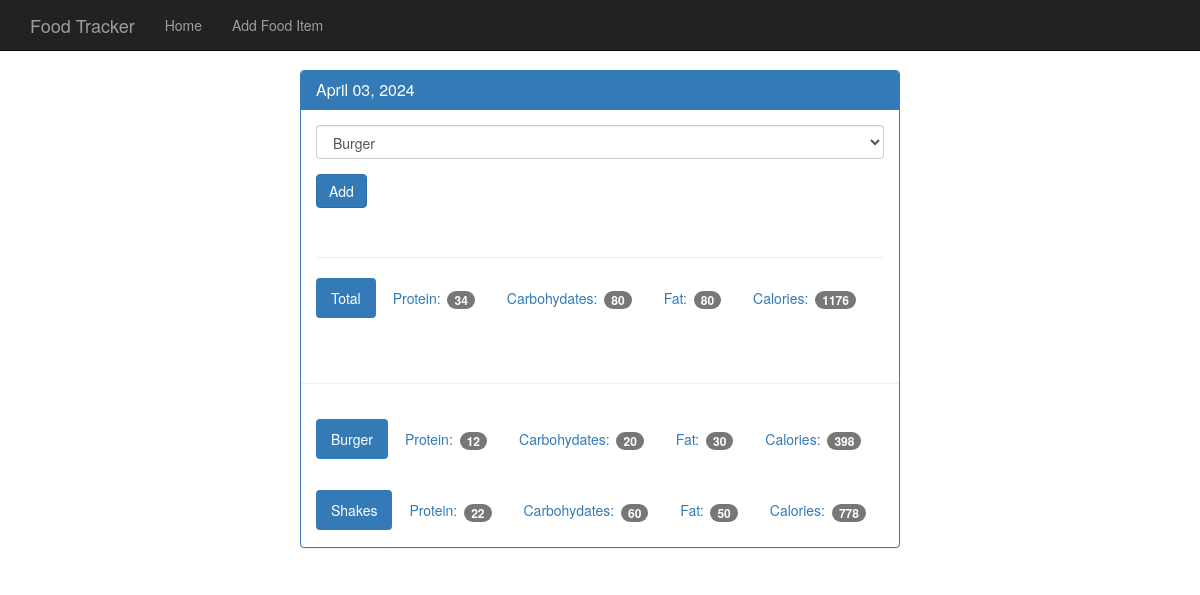
/view/20240403, run on the app's committed database.
### tables this page shows
CREATE TABLE food(
    id integer primary key autoincrement,
    name text not null ,
    protein integer not null ,
    carbohydrates integer not null ,
    fat integer not null ,
    calories integer not null
);

### app.py (the view)
@app.route('/view/<date>', methods=['POST', 'GET'])
def view(date):
    db = get_db()
    cur = db.execute('select id, entry_date from log_date where entry_date = ?', [date])
    date_result = cur.fetchone()
    if request.method == 'POST':
        db.execute('insert into food_date(food_id, log_date_id) values(?,?)',
                   [request.form['food_select'], date_result['id']])
        db.commit()
    d = datetime.strptime(str(date_result['entry_date']), '%Y%m%d')
    pretty_date = datetime.strftime(d, '%B %d, %Y')
    food_cur = db.execute('select id, name from food')
    food_list = food_cur.fetchall()
    log_cur = db.execute("select food.name, food.protein, food.carbohydrates, "
                         "food.fat, food.calories from log_date join food_date on "
                         "food_date.log_date_id = log_date.id join food on "
                         "food_date.food_id = food.id where log_date.entry_date = ?", [date])
    log_results = log_cur.fetchall()
    totals = {}
    totals['protein'] = 0
    totals['carbohydrates'] = 0
    totals['fat'] = 0
    totals['calories'] = 0
    for food in log_results:
        totals['protein'] += food['protein']
        totals['carbohydrates'] += food['carbohydrates']
        totals['fat'] += food['fat']
        totals['calories'] += food['calories']
    return render_template('day.html',entry_date = date_result['entry_date'],
                           pretty_date=pretty_date, food_result=food_list,
                           log_results=log_results, total=totals)

### database.py (called while the page is built)
def connect_db():
    sql = sqlite3.connect('C:/Dipika/Study/calorie_tracker/food_log.db')
    sql.row_factory = sqlite3.Row
    return sql

def get_db():
    if not hasattr(g, 'sqlite3'):
        g.sqlite_db = connect_db()
    return g.sqlite_db

### templates/day.html
{% extends "base.html" %}
{% block body %}
    <nav class="navbar navbar-inverse navbar-fixed-top">
      <div class="container">
        <div class="navbar-header">
          <a class="navbar-brand" href="{{ url_for('index') }}">Food Tracker</a>
        </div>
        <div id="navbar" class="navbar-collapse collapse">
          <ul class="nav navbar-nav">
            <li><a href="{{ url_for('index') }}">Home</a></li>
            <li><a href="{{ url_for('food') }}">Add Food Item</a></li>
          </ul>
        </div>
      </div>
    </nav>
    <div class="container theme-showcase col-sm-6 col-sm-offset-3" role="main">
      <div class="row">
        <div>
          <div class="panel panel-primary">
            <div class="panel-heading">
              <h3 class="panel-title">{{pretty_date}}</h3>
            </div>
            <div class="panel-body">
              <form method="POST" action="{{url_for('view', date=entry_date)}}">
                <div class="form-group">
                  <select class="form-control" name="food_select">
                    {% for food in food_result %}
                    <option value={{ food.id }}>{{ food.name }}</option>
                    {% endfor %}
                  </select>
                </div>
                <button type="submit" class="btn btn-primary">Add</button>
              </form>
              <div class="page-header"></div>
              <ul class="nav nav-pills" role="tablist">
                <li class="active"><a>Total</a></li>
                <li><a>Protein: <span class="badge">{{ total.protein }}</span></a></li>
                <li><a>Carbohydates: <span class="badge">{{ total.carbohydrates }}</span></a></li>
                <li><a>Fat: <span class="badge">{{ total.fat }}</span></a></li>
                <li><a>Calories: <span class="badge">{{ total.calories }}</span></a></li>
              </ul>
            </div>
            <div class="page-header"></div>
            {% for food in log_results %}
            <div class="panel-body">
              <ul class="nav nav-pills" role="tablist">
                <li class="active"><a>{{food.name}}</a></li>
                <li><a>Protein: <span class="badge">{{ food.protein }}</span></a></li>
                <li><a>Carbohydates: <span class="badge">{{ food.carbohydrates }}</span></a></li>
                <li><a>Fat: <span class="badge">{{ food.fat }}</span></a></li>
                <li><a>Calories: <span class="badge">{{ food.calories }}</span></a></li>
              </ul>
            </div>
            {% endfor %}
          </div>
        </div>
      </div>
    </div>
{%endblock%}

### static/theme.css (style rules this page uses)
body { padding-top: 70px; padding-bottom: 30px; }

### data on the page
food: name "Burger", protein "12", carbohydrates "20", fat "30", calories "398"
food: name "Shakes", protein "22", carbohydrates "60", fat "50", calories "778"

### other printed values
{{ pretty_date }} "April 03, 2024"
{{ total.protein }} "34"
{{ total.carbohydrates }} "80"
{{ total.fat }} "80"
{{ total.calories }} "1176"
form field food_select "Burger"
